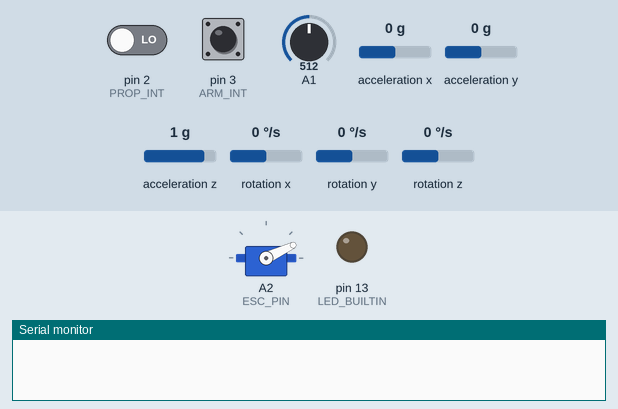
The sketch below on a simulated Arduino Mega 2560, built with avr-gcc and run on an emulated ATmega2560. On the bench: servo, output pins drawn as LEDs (lit = HIGH), the last lines printed to the serial monitor. The inputs (shaded band) are chosen by the test bench; at power-on: pin 3 (ARM_INT) HIGH, pin 2 (PROP_INT) LOW, A1 = 512, acceleration x 0 g, acceleration y 0 g, acceleration z 1 g, rotation x 0 °/s, rotation y 0 °/s, rotation z 0 °/s.

Above: at 1.2 s.
1.3 s: pin 3 (ARM_INT) driven LOW
At 1.7 s:
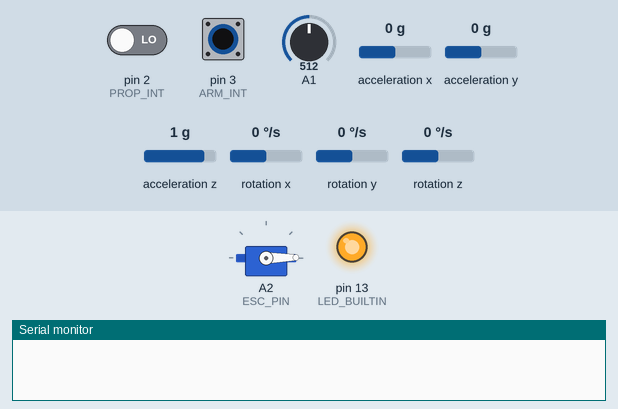
2.8 s: pin 2 (PROP_INT) driven HIGH
4.3 s: pin 3 (ARM_INT) pulsed HIGH 2 times (0.12 s each, 0.3 s apart)
At 4.57 s:
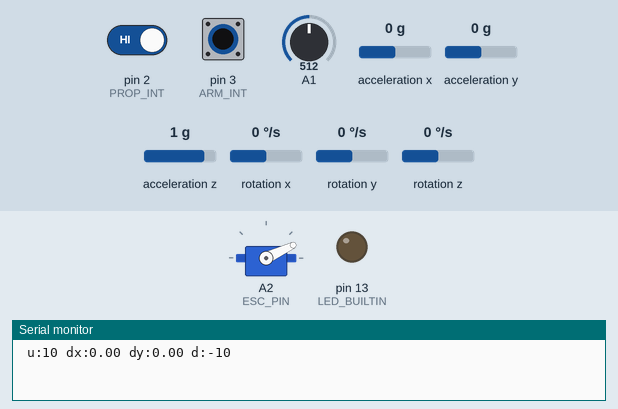
6.4 s: A1 set to 306
At 7.3 s:
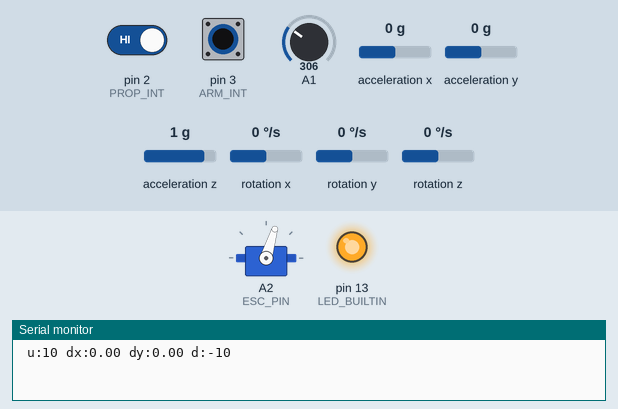
8.3 s: A1 set to 240
At 10.0 s:
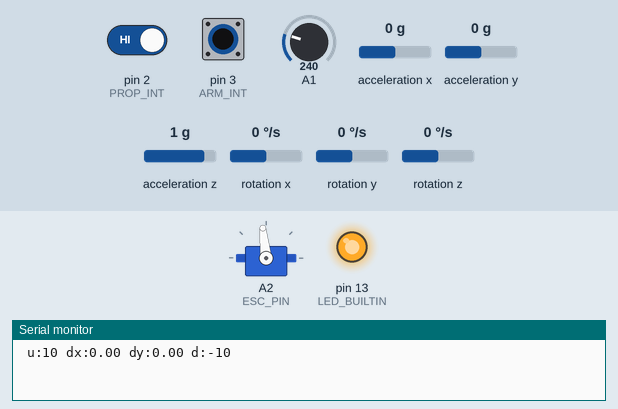
10.3 s: A1 set to 190
At 11.7 s:
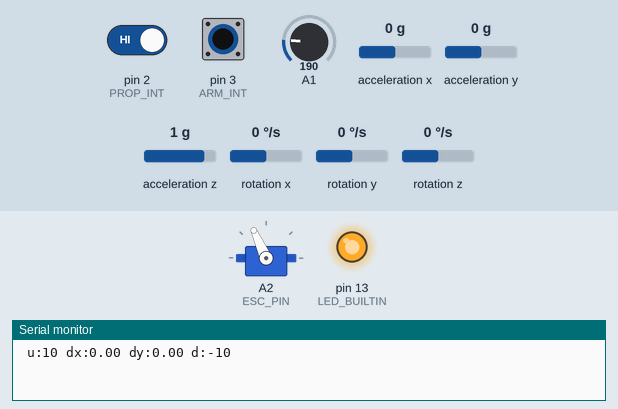
Timing chart, 0 to 13.3 s (numbered marks = the images above; inputs shaded):
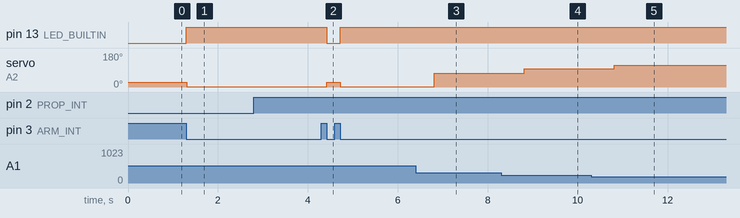

Measured:
- after the input at 1.3 s, pin 13 (LED_BUILTIN): LOW → HIGH at once; servo on A2 (ESC_PIN): 25° → 1° at once
- after the input at 4.3 s, pin 13 (LED_BUILTIN): HIGH → LOW after 0.12 s, → HIGH 0.30 s later; servo on A2 (ESC_PIN): 1° → 25° after 0.12 s, → 1° 0.30 s later
- after the input at 6.4 s, servo on A2 (ESC_PIN): 1° → 73° after 0.41 s
- after the input at 8.3 s, servo on A2 (ESC_PIN): 73° → 96° after 0.51 s
- after the input at 10.3 s, servo on A2 (ESC_PIN): 96° → 114° after 0.51 s

The sketch:

MPU.ino
```cpp
#include <math.h>
#include <Wire.h>
#include <MPU6050.h>
#include <Servo.h>

// mega => SRAM: 8 KB
#define MAX_READING_P_180_DEG 200 // (336.0 rp/s) / 2.0
#define SERIAL_SPEED 115200
#define ESC_MIN_MSEC 800
#define ESC_WORK_MSEC 920
#define ESC_MAX_MSEC 1300 // => 2400 real-value

#define ESC_PIN A2
#define PROP_INT 2
#define ARM_INT 3

// LOW to trigger the interrupt whenever the pin is low,
// CHANGE to trigger the interrupt whenever the pin changes value
// RISING to trigger when the pin goes from low to high,
// FALLING for when the pin goes from high to low.

// 4s => 16.8v
// 1200kv
// => 1200.0 * 16.8 == 20,160.00 rp/m
// => (1200.0 * 16.8) /60.0 == 336.0 rp/s => 672 interrupts

// Digital Pins With Interrupts Mega2560
// 2, 3, 18, 19, 20, 21

void toggleArm();
void intFunc();
void cleanUpData();
void updateEsc();

MPU6050 mpu;
Servo esc;

uint8_t isArmed = 0;
uint8_t isRevPast = 0;
uint8_t isStarted = 0;
uint8_t currSide = 1;
uint8_t useNormVector = 1;

uint8_t lowPast = 0;
uint8_t hightPast = 0;
uint8_t revPast = 0;
uint32_t revCounter = 0;

float a0[3] = { 0, 0, 0 };
float a1[3] = { 0, 0, 0 };

int16_t f_x = 0;
int16_t f_y = 0;
int16_t f_z = 0;

void setup() {

  Serial.begin( SERIAL_SPEED );
  // Serial.println("Initialize MPU6050");
  while(!mpu.begin(MPU6050_SCALE_2000DPS, MPU6050_RANGE_2G)){
    // Serial.println("Could not find a valid MPU6050 sensor, check wiring!");
    delay(1000);
  }

  cleanUpData();

  attachInterrupt( digitalPinToInterrupt(PROP_INT), intFunc, RISING ); // FALLING, RISING
  attachInterrupt( digitalPinToInterrupt(ARM_INT), toggleArm, FALLING );

  pinMode(A0, INPUT);
  pinMode(A1, INPUT);
  pinMode(ESC_PIN, OUTPUT);
  pinMode(A3, INPUT);
  pinMode(LED_BUILTIN, OUTPUT);

  esc.attach( ESC_PIN );
  esc.writeMicroseconds( ESC_MIN_MSEC );
  digitalWrite( LED_BUILTIN, isArmed );

  f_x = mpu.getAccelOffsetX();
  f_y = mpu.getAccelOffsetY();
  f_z = mpu.getAccelOffsetZ();

}

unsigned long loop_time_t = millis();
float dx = 0;
float dy = 0;
float dz = 0;

void loop(){

  if( !isArmed ){
    esc.writeMicroseconds( ESC_MIN_MSEC );
    delay(100);
    return;
  }

  if( !isStarted ){
    // delay(100);


    /*
    if( useNormVector ){
      Vector nAcc = mpu.readNormalizeAccel();
      dx = nAcc.XAxis + 0;
      dy = nAcc.YAxis + 0;
      // dz = nAcc.ZAxis + 0;

    }else{
      Vector nAcc = mpu.readRawAccel();
      dx = nAcc.XAxis + f_x;
      dy = nAcc.YAxis + f_y;
      // dz = nAcc.ZAxis + f_z;
    }
    */

    /*
    // Serial.print(" rev: "); Serial.print( revCounter );
    // Serial.print(" u:"); Serial.print( useNormVector ? 10 : 10000 );
    Serial.print(" u:"); Serial.print( 10000 );
    Serial.print(" dx:"); Serial.print( dx );
    Serial.print(" dy:"); Serial.print( dy );
    Serial.print(" d:"); Serial.print( -10000 );
    // Serial.print(" d:"); Serial.print( useNormVector ? -10 : -10000  );
    // Serial.print(" dz:"); Serial.print( dz );
    Serial.println();
    */

    // delay(1);
    return;
  }

  unsigned long time_t = millis();
  if( loop_time_t +1000 < time_t ){
    loop_time_t = time_t;
    // Serial.print(" revCounter: [0]: "); Serial.println(revCounter *60);
    // revCounter = 0;
    // isRevPast = 1;
    updateEsc();
  }

  if( isRevPast ){
    isRevPast = !isRevPast;

    // Vector nAcc = mpu.readNormalizeAccel();
    // Vector nAcc = mpu.readRawAccel();

    if( useNormVector ){
      Vector nAcc = mpu.readNormalizeAccel();
      dx = nAcc.XAxis + 0;
      dy = nAcc.YAxis + 0;
      // dz = nAcc.ZAxis + 0;

    }else{
      Vector nAcc = mpu.readRawAccel();
      dx = nAcc.XAxis + f_x;
      dy = nAcc.YAxis + f_y;
      // dz = nAcc.ZAxis + f_z;
    }

    // Serial.print(" rev: "); Serial.print( revCounter );
    Serial.print(" u:"); Serial.print( useNormVector ? 10 : 10000 );
    Serial.print(" dx:"); Serial.print( dx );
    Serial.print(" dy:"); Serial.print( dy );
    Serial.print(" d:"); Serial.print( useNormVector ? -10 : -10000  );
    Serial.println();

  }

}

void intFunc(){

  if( !isArmed ) return;
  currSide = !currSide;
  isStarted = 1;

  if( !currSide ){
    if( hightPast )
      lowPast = 1;

    // a0[ 0 ] = nAcc.XAxis;
    // a0[ 1 ] = nAcc.YAxis;
    // a0[ 2 ] = nAcc.ZAxis;

  }else{
    hightPast = 1;
    // a1[ 0 ] = nAcc.XAxis;
    // a1[ 1 ] = nAcc.YAxis;
    // a1[ 2 ] = nAcc.ZAxis;
  }

  isRevPast = 1;

  revPast = ( lowPast && hightPast );
  if( revPast ){
    revCounter++;
    lowPast = 0;
    hightPast = 0;
    isRevPast = 1;
  }

}

void updateEsc(){
  if( !isArmed ) return;
  uint16_t a1 = analogRead(A1);
  uint16_t a1_map = map(a1, 0, 500, 2400, 600 );
  // Serial.print(" a1_map: "); Serial.println(a1_map);
  esc.writeMicroseconds( a1_map );
}

void cleanUpData(){ }

unsigned long armToggle_time_t = 0;
void toggleArm(){

  unsigned long time_t = millis();

  if( armToggle_time_t +250 > time_t )
    return;

  armToggle_time_t = time_t;

  if( isArmed ){

    // // Serial.print("a0: ");
    // for( uint16_t i=0; i<MAX_READING_P_180_DEG; i++ ){
    //   float a0x = side_0_x[ i ];
    //   float a0y = side_0_y[ i ];
    //   float a0 = atan2( a0y, a0x );
    //   Serial.print( a0 ); Serial.print(",");
    // }
    // Serial.println("");

    // // Serial.print("a1: ");
    // for( uint16_t i=0; i<MAX_READING_P_180_DEG; i++ ){
    //   float a1x = side_1_x[ i ];
    //   float a1y = side_1_y[ i ];
    //   float a1 = atan2( a1y, a1x );
    //   Serial.print( a1 ); Serial.print(",");
    // }
    // Serial.println("");

  }

  // cleanUpData();
  revCounter = 0;
  currSide = 1;
  isArmed = !isArmed;
  digitalWrite( LED_BUILTIN, isArmed );
  updateEsc();
  // Serial.print(" toggleArm: "); Serial.println(isArmed);
  delay( 250 );
}
```
